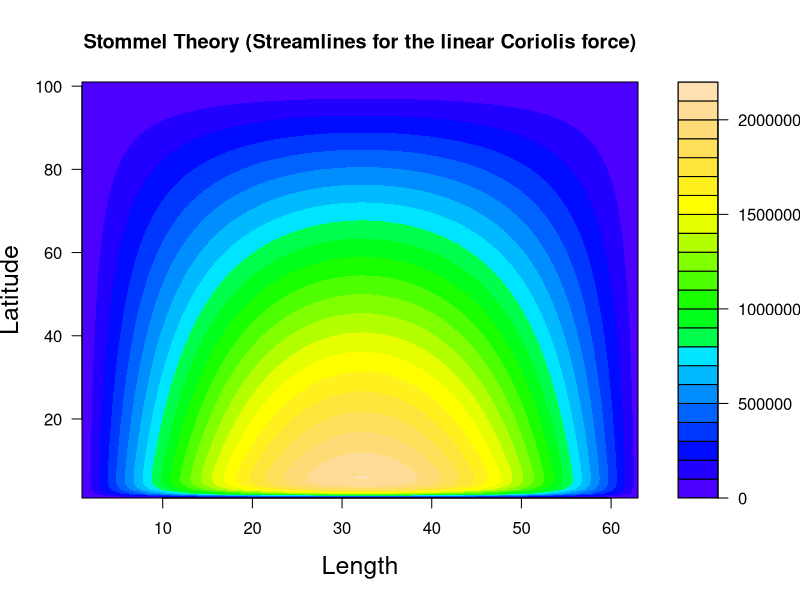
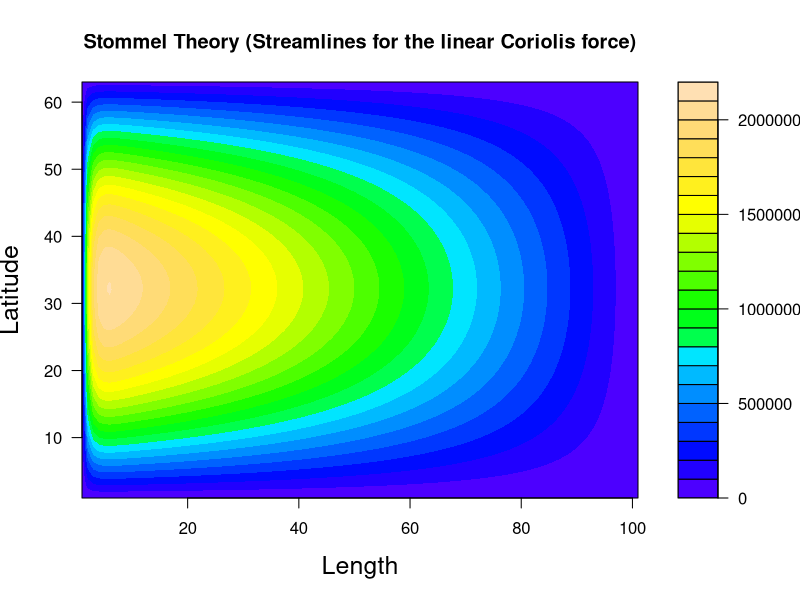

Write R code to recreate these figures, in order.
# Western Intensification ~ Stommel Theory
# # ramda = 10,000km, b=6249km, D=200m

rm(list=ls())

D=200      
b=6249000    # 6,249km
r=10000000   # 10,000km
R=0.02       # Friction coefficient
F=0.1        # wind stress

y <- seq(0, b, by=100000)  # 0:b 까지, 간격 100000
x <- seq(0, r, by=100000) 

Gamma <- (F*pi)/(R*b)

# ==== Coriolis force is linear function of latitude
 a <- D/R*10^-9        # Original value is D/R*10^-13  
 # a <- 0              # No western intensification (no rotating frame)


Psi <- matrix(data = NA, nrow = 63, ncol = 101, byrow=F, dimnames = NULL)

for (i in 1:101) {
    for (j in 1:63) {

  CAL_1 <- Gamma * ((b/pi)^2)
  CAL_2 <- sin(pi*y[j]/b)           
  nj <- pi/b

# ----------------------------------------------------
  
  Aj <- -a/2 + sqrt(a^2/4+(nj)^2)
  Bj <- -a/2 - (sqrt(a^2/4+(nj)^2) )   


  p <- (1-exp(Bj*r))/(exp(Aj*r)-exp(Bj*r))
  q <- 1-p


  CAL_3 <- ( p *exp(Aj*x[i]) + q *exp(Bj*x[i]) -1 )

# -----------------------------------------------------
  
  
  Psi[j,i] <- -1*CAL_1 * CAL_2 * CAL_3

    } 
}

# --- Contour
x1 <- c(1:nrow(Psi))
y1 <- c(1:ncol(Psi))

# filled.contour(Psi)
# contour(Psi)
filled.contour(x=x1, y=y1, z=Psi,    # rainbow, heat.colors, topo.colors, cm.colors
               color.palette = topo.colors, 
               # ylim = rev(range(Psi)),        # Y-axis Reverse (ylim =rev(...))
               # xlim = c(8000,10000),
               plot.title = title(main = "Stommel Theory (Streamlines for the linear Coriolis force)",
                                  xlab = "Length",ylab = "Latitude", cex.lab=1.5 ) ) # X, Y 이름 크기


#==== Transpose : t( )
# png("D:/RScript/Figure/Stommel.png")

Psi_t <- t(Psi)

filled.contour(x=y1, y=x1, z=Psi_t,    # rainbow, heat.colors, topo.colors, cm.colors
               color.palette = topo.colors, 
               # ylim = rev(range(Psi)),        # Y-axis Reverse (ylim =rev(...))
               # xlim = c(8000,10000),
               plot.title = title(main = "Stommel Theory (Streamlines for the linear Coriolis force)",
                                  xlab = "Length",ylab = "Latitude", cex.lab=1.5 ) ) # X, Y 이름 크기

 # dev.off()

# cylabels=get(cb,'ytick').*2/10^5;